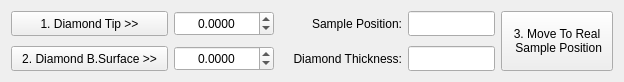
<?xml version="1.0" encoding="UTF-8"?>
<ui version="4.0">
 <class>Form</class>
 <widget class="QWidget" name="Form">
  <property name="geometry">
   <rect>
    <x>0</x>
    <y>0</y>
    <width>624</width>
    <height>78</height>
   </rect>
  </property>
  <property name="sizePolicy">
   <sizepolicy hsizetype="Fixed" vsizetype="Fixed">
    <horstretch>0</horstretch>
    <verstretch>0</verstretch>
   </sizepolicy>
  </property>
  <property name="windowTitle">
   <string>Form</string>
  </property>
  <layout class="QGridLayout" name="gridLayout">
   <property name="verticalSpacing">
    <number>10</number>
   </property>
   <item row="0" column="3">
    <widget class="QLabel" name="label">
     <property name="maximumSize">
      <size>
       <width>16777215</width>
       <height>25</height>
      </size>
     </property>
     <property name="text">
      <string>Sample Position:</string>
     </property>
     <property name="alignment">
      <set>Qt::AlignRight|Qt::AlignTrailing|Qt::AlignVCenter</set>
     </property>
    </widget>
   </item>
   <item row="0" column="4">
    <widget class="QLineEdit" name="le_sample">
     <property name="minimumSize">
      <size>
       <width>0</width>
       <height>25</height>
      </size>
     </property>
     <property name="maximumSize">
      <size>
       <width>150</width>
       <height>16777215</height>
      </size>
     </property>
     <property name="toolTip">
      <string>Real sample position after diamond correction</string>
     </property>
     <property name="readOnly">
      <bool>true</bool>
     </property>
    </widget>
   </item>
   <item row="1" column="4">
    <widget class="QLineEdit" name="le_diamond">
     <property name="minimumSize">
      <size>
       <width>0</width>
       <height>25</height>
      </size>
     </property>
     <property name="maximumSize">
      <size>
       <width>150</width>
       <height>16777215</height>
      </size>
     </property>
     <property name="toolTip">
      <string>Diamond thickness</string>
     </property>
     <property name="readOnly">
      <bool>true</bool>
     </property>
    </widget>
   </item>
   <item row="0" column="0">
    <widget class="QPushButton" name="btn_tip">
     <property name="minimumSize">
      <size>
       <width>0</width>
       <height>25</height>
      </size>
     </property>
     <property name="toolTip">
      <string>Get position with focused sample (virtual sample position)</string>
     </property>
     <property name="styleSheet">
      <string notr="true">QPushButton {padding-left: 10px; padding-right: 10px;}</string>
     </property>
     <property name="text">
      <string>1. Diamond Tip &gt;&gt;</string>
     </property>
    </widget>
   </item>
   <item row="0" column="1">
    <widget class="QDoubleSpinBox" name="dsb_dtip">
     <property name="minimumSize">
      <size>
       <width>100</width>
       <height>25</height>
      </size>
     </property>
     <property name="toolTip">
      <string>Focused sample position (virtual sample position)</string>
     </property>
     <property name="alignment">
      <set>Qt::AlignCenter</set>
     </property>
     <property name="decimals">
      <number>4</number>
     </property>
     <property name="minimum">
      <double>-100.000000000000000</double>
     </property>
     <property name="maximum">
      <double>100.000000000000000</double>
     </property>
     <property name="singleStep">
      <double>0.010000000000000</double>
     </property>
    </widget>
   </item>
   <item row="0" column="2">
    <widget class="QLabel" name="label_3">
     <property name="maximumSize">
      <size>
       <width>20</width>
       <height>25</height>
      </size>
     </property>
     <property name="text">
      <string/>
     </property>
    </widget>
   </item>
   <item row="1" column="2">
    <widget class="QLabel" name="label_4">
     <property name="maximumSize">
      <size>
       <width>20</width>
       <height>25</height>
      </size>
     </property>
     <property name="text">
      <string/>
     </property>
    </widget>
   </item>
   <item row="1" column="0">
    <widget class="QPushButton" name="btn_bsurface">
     <property name="minimumSize">
      <size>
       <width>0</width>
       <height>25</height>
      </size>
     </property>
     <property name="toolTip">
      <string>Get position with focused diamond back surface</string>
     </property>
     <property name="styleSheet">
      <string notr="true">QPushButton {padding-left: 10px; padding-right: 10px;}</string>
     </property>
     <property name="text">
      <string>2. Diamond B.Surface &gt;&gt;</string>
     </property>
    </widget>
   </item>
   <item row="1" column="3">
    <widget class="QLabel" name="label_2">
     <property name="maximumSize">
      <size>
       <width>16777215</width>
       <height>25</height>
      </size>
     </property>
     <property name="text">
      <string>Diamond Thickness:</string>
     </property>
     <property name="alignment">
      <set>Qt::AlignRight|Qt::AlignTrailing|Qt::AlignVCenter</set>
     </property>
    </widget>
   </item>
   <item row="0" column="5" rowspan="2">
    <widget class="QPushButton" name="btn_sample">
     <property name="minimumSize">
      <size>
       <width>0</width>
       <height>60</height>
      </size>
     </property>
     <property name="toolTip">
      <string>Move to real sample position (after diamond correction)</string>
     </property>
     <property name="styleSheet">
      <string notr="true">QPushButton {padding-left: 10px; padding-right: 10px;}</string>
     </property>
     <property name="text">
      <string>3. Move To Real
 Sample Position</string>
     </property>
    </widget>
   </item>
   <item row="1" column="1">
    <widget class="QDoubleSpinBox" name="dsb_bsurface">
     <property name="minimumSize">
      <size>
       <width>100</width>
       <height>25</height>
      </size>
     </property>
     <property name="toolTip">
      <string>Focused diamond back surface position</string>
     </property>
     <property name="alignment">
      <set>Qt::AlignCenter</set>
     </property>
     <property name="decimals">
      <number>4</number>
     </property>
     <property name="minimum">
      <double>-100.000000000000000</double>
     </property>
     <property name="maximum">
      <double>100.000000000000000</double>
     </property>
     <property name="singleStep">
      <double>0.010000000000000</double>
     </property>
    </widget>
   </item>
  </layout>
 </widget>
 <tabstops>
  <tabstop>btn_tip</tabstop>
  <tabstop>btn_bsurface</tabstop>
  <tabstop>le_sample</tabstop>
  <tabstop>le_diamond</tabstop>
 </tabstops>
 <resources/>
 <connections>
  <connection>
   <sender>btn_tip</sender>
   <signal>clicked()</signal>
   <receiver>Form</receiver>
   <slot>actionDiamondTip()</slot>
   <hints>
    <hint type="sourcelabel">
     <x>97</x>
     <y>18</y>
    </hint>
    <hint type="destinationlabel">
     <x>201</x>
     <y>-26</y>
    </hint>
   </hints>
  </connection>
  <connection>
   <sender>btn_bsurface</sender>
   <signal>clicked()</signal>
   <receiver>Form</receiver>
   <slot>actionDiamondBSurface()</slot>
   <hints>
    <hint type="sourcelabel">
     <x>83</x>
     <y>59</y>
    </hint>
    <hint type="destinationlabel">
     <x>177</x>
     <y>-12</y>
    </hint>
   </hints>
  </connection>
  <connection>
   <sender>btn_sample</sender>
   <signal>clicked()</signal>
   <receiver>Form</receiver>
   <slot>actionMoveToSample()</slot>
   <hints>
    <hint type="sourcelabel">
     <x>495</x>
     <y>21</y>
    </hint>
    <hint type="destinationlabel">
     <x>469</x>
     <y>-9</y>
    </hint>
   </hints>
  </connection>
 </connections>
 <slots>
  <slot>actionDiamondTip()</slot>
  <slot>actionDiamondBSurface()</slot>
  <slot>actionMoveToSample()</slot>
 </slots>
</ui>
